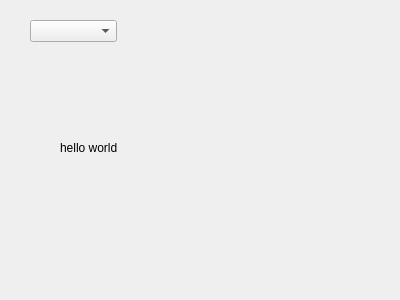
<?xml version="1.0" encoding="UTF-8"?>
<ui version="4.0">
 <class>Widget</class>
 <widget class="QWidget" name="Widget">
  <property name="geometry">
   <rect>
    <x>0</x>
    <y>0</y>
    <width>400</width>
    <height>300</height>
   </rect>
  </property>
  <property name="windowTitle">
   <string>Widget</string>
  </property>
  <widget class="QLabel" name="label">
   <property name="geometry">
    <rect>
     <x>60</x>
     <y>140</y>
     <width>201</width>
     <height>16</height>
    </rect>
   </property>
   <property name="text">
    <string>hello world</string>
   </property>
  </widget>
  <widget class="QComboBox" name="comboBox">
   <property name="geometry">
    <rect>
     <x>30</x>
     <y>20</y>
     <width>87</width>
     <height>22</height>
    </rect>
   </property>
  </widget>
 </widget>
 <layoutdefault spacing="6" margin="11"/>
 <resources/>
 <connections/>
</ui>
